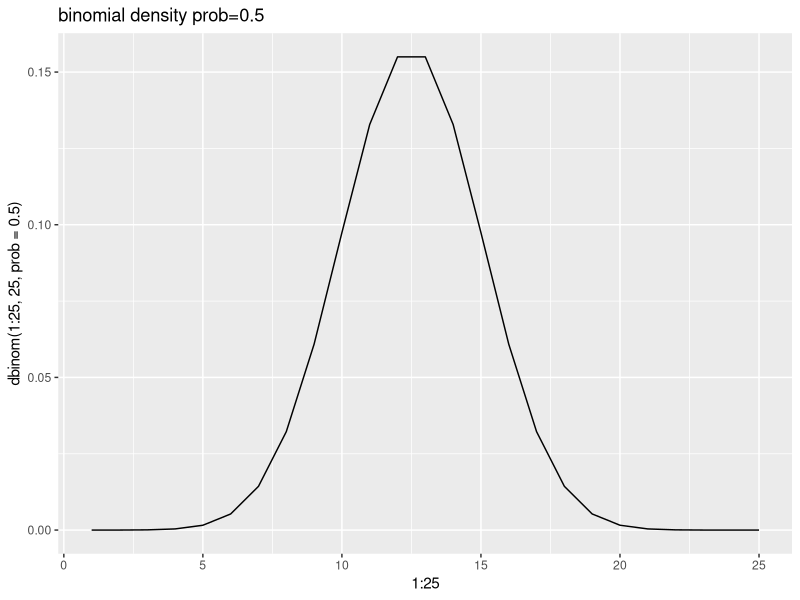
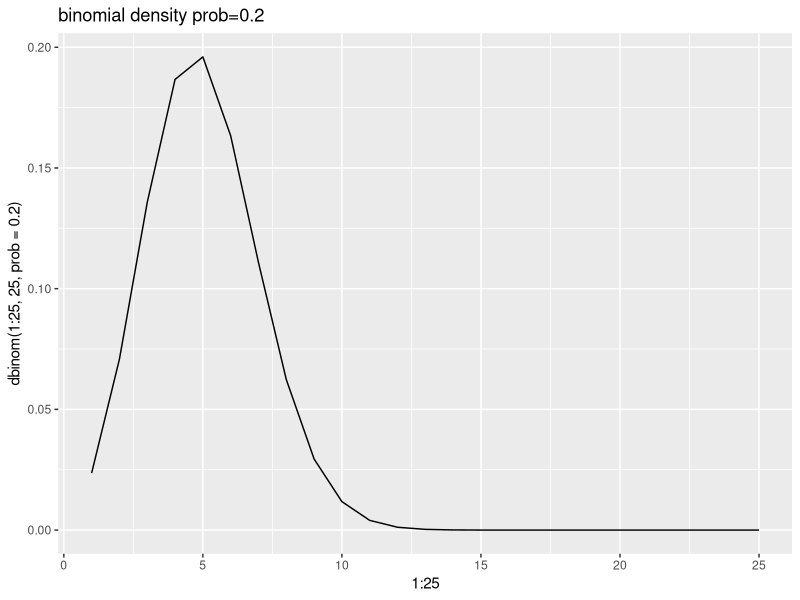
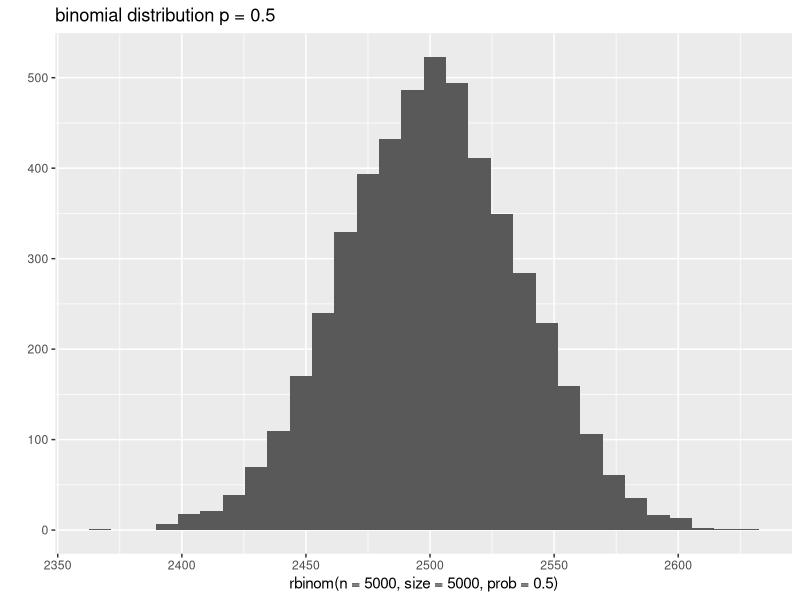
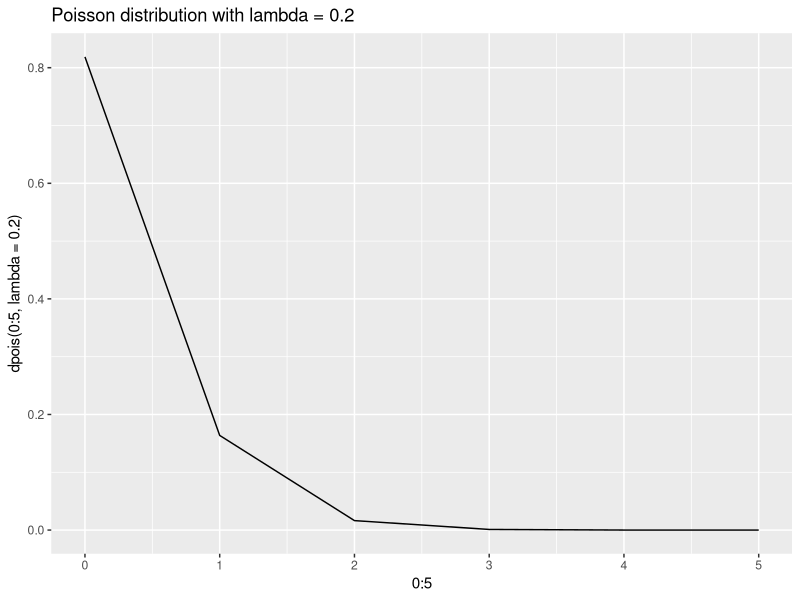
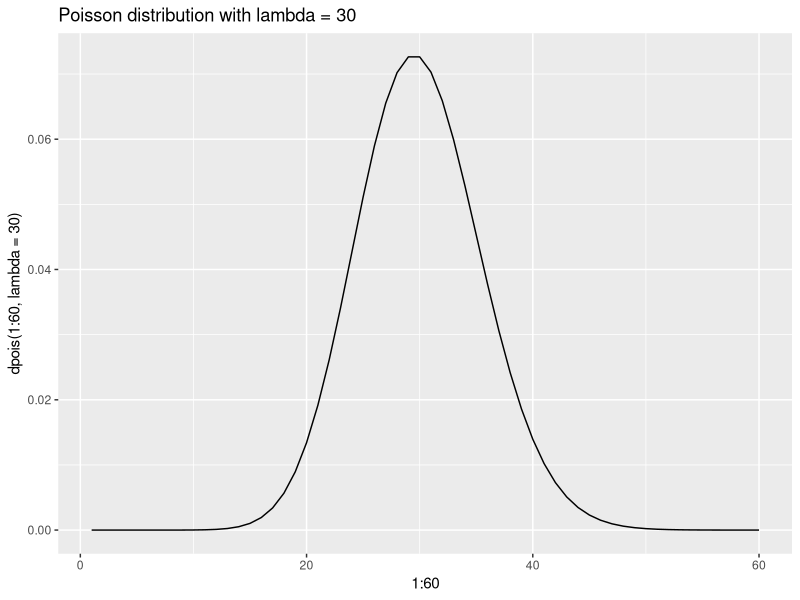
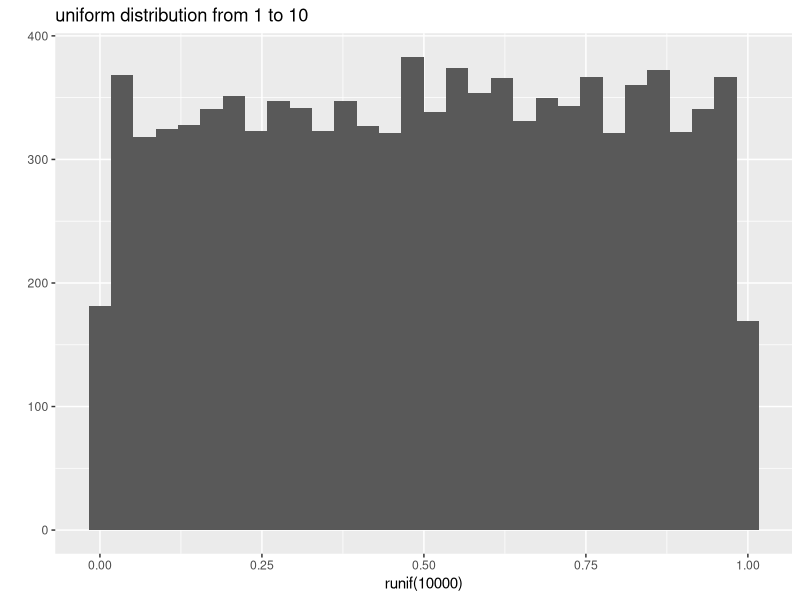
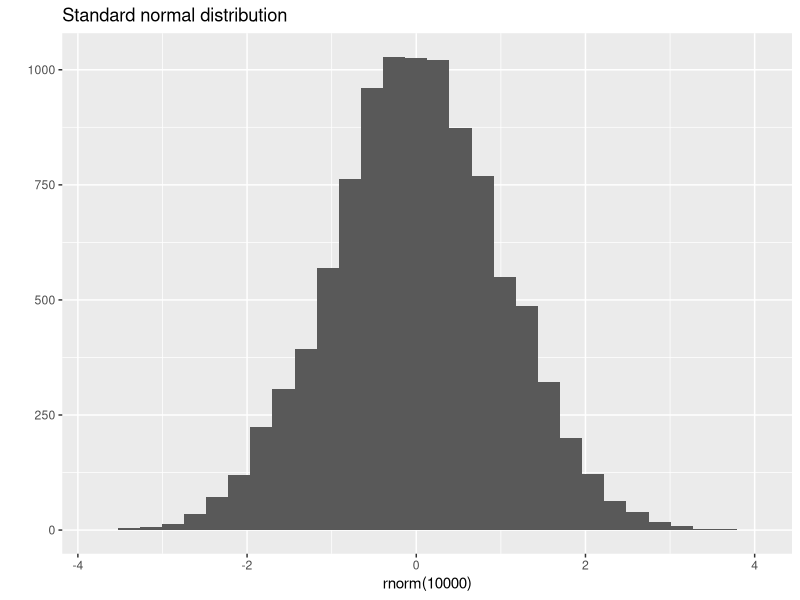
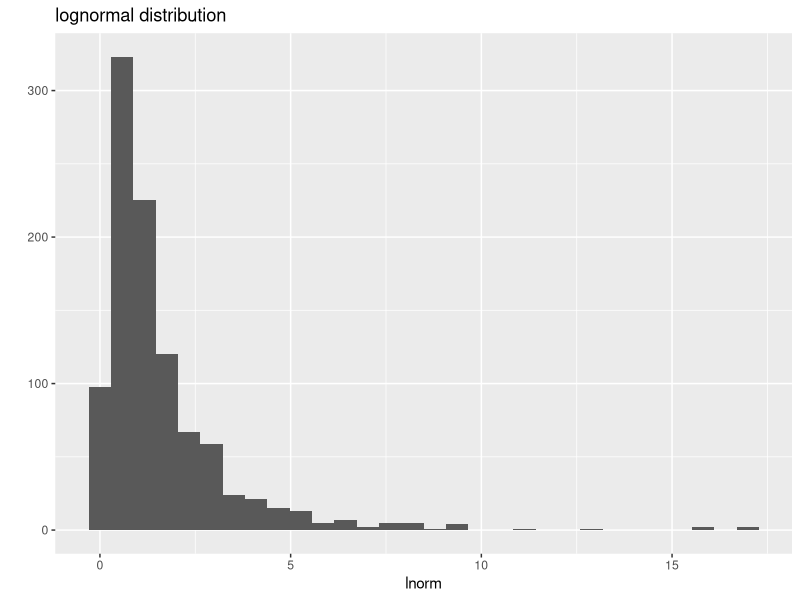

Reproduce these figures in R, in order.
## ---- chunk 1
# 10 observations, 1 trial
rbinom(n = 10, size=1, prob = 0.5)

# 1 observation, 10 trials
rbinom(n = 1, size=10, prob = 0.5)

# 10 observations, 10 trials
rbinom(n = 10, size=10, prob = 0.5)

## ---- chunk 2
library(ggplot2)
qplot(x=1:25, y=dbinom(1:25, 25, prob = 0.5), geom="line", main="binomial density prob=0.5")
qplot(x=1:25, y=dbinom(1:25, 25, prob = 0.2), geom="line", main="binomial density prob=0.2")
## ---- chunk 3
dbinom(25, 25, prob = 0.2)
## ---- chunk 4
qplot(rbinom(n = 5000, size=5000, prob = 0.5), main="binomial distribution p = 0.5")
## ---- chunk 5
rpois(10, lambda = 0.2)

qplot(x=0:5, y=dpois(0:5, lambda = 0.2), main="Poisson distribution with lambda = 0.2", geom="line")
## ---- chunk 6
qplot(x=1:60, y=dpois(1:60, lambda = 30), main="Poisson distribution with lambda = 30", geom="line")
## ---- chunk 7
runif(10, min = 1, max = 10)

qplot(runif(10000), min=1, max=10, main="uniform distribution from 1 to 10")
## ---- chunk 8
rnorm(10, mean=0, sd=1)

qplot(rnorm(10000), mean=0, sd=1, main="Standard normal distribution ")
## ---- chunk 9
rlnorm(10, meanlog = 0, sdlog = 1)

lnorm <- rlnorm(1000, meanlog = 0, sdlog = 1)

qplot(lnorm, main="lognormal distribution")
qplot(log(lnorm), main="logged lognormal distribution")
## ---- chunk 10
pnorm(q = 5, mean = 10, sd = 1.5)
## ---- chunk 11
set.seed(1237)
grades <- rnorm(1000, mean=75, sd=10)
qplot(grades)
## ---- chunk 12
ninety_percentile <- qnorm(0.9, mean=75, sd = 10)
qplot(grades, main="grades distribution with 90th percentile indicated") + 
  geom_vline(xintercept=ninety_percentile, color="red")
## ---- chunk 13
sum(grades <= ninety_percentile) / length(grades)
## ---- chunk 14
qqnorm(rnorm(1000))
## ---- chunk 15
qqnorm(rnorm(1000)^2)
qqnorm(rnorm(1000)^3)
## ---- chunk 16
shapiro.test(rnorm(1000))
shapiro.test(rnorm(1000)^2)
